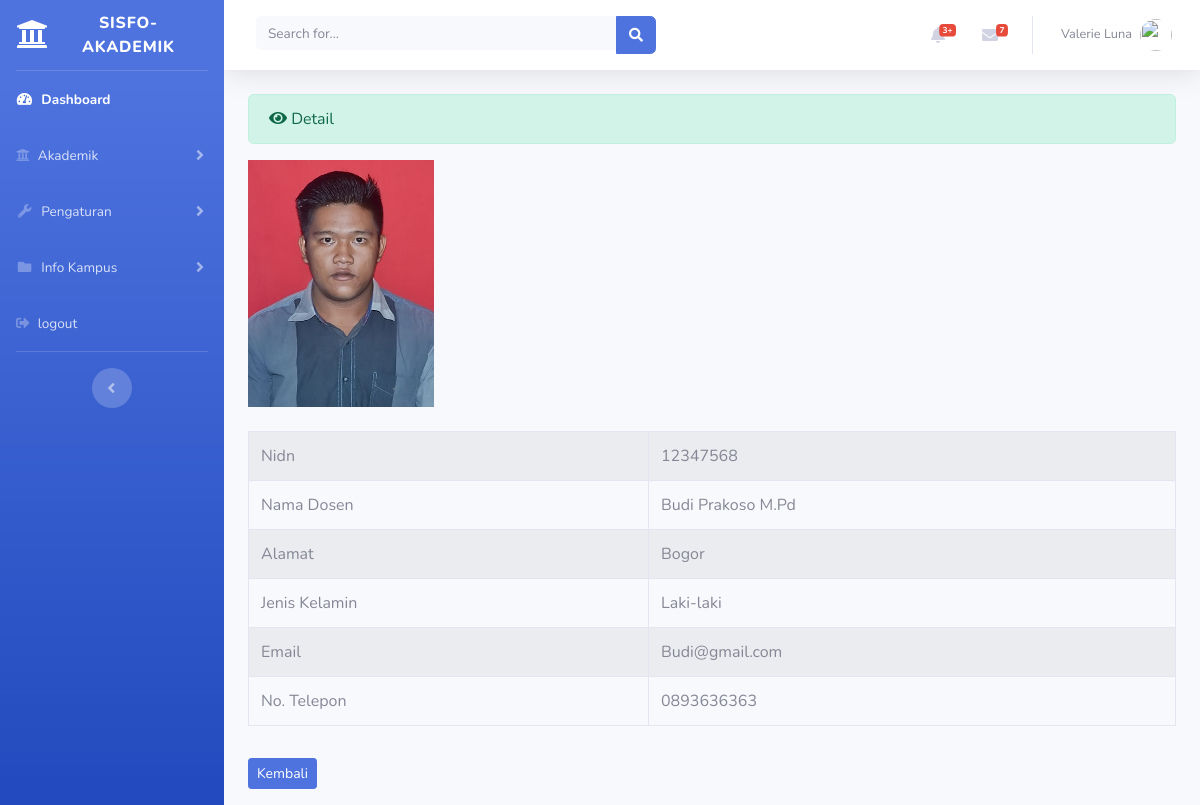
Page /index.php/administrator/dosen/detail/12347568 on the committed database.
### tables this page shows
CREATE TABLE `dosen` (
  `id_dosen` int(11) NOT NULL,
  `nidn` varchar(50) NOT NULL,
  `nama_dosen` varchar(50) NOT NULL,
  `alamat` varchar(50) NOT NULL,
  `jenis_kelamin` varchar(50) NOT NULL,
  `email` varchar(100) NOT NULL,
  `telp` varchar(50) NOT NULL,
  `photo` varchar(100) NOT NULL
);

### application/controllers/administrator/dosen.php (called while the page is built, shortened)
<?php
class Dosen extends CI_Controller{
	public function detail($id)
	{
		$data['detail'] = $this->dosen_model->ambil_id_dosen($id);
		$this->load->view('templates_administrator/header');
		$this->load->view('templates_administrator/sidebar');
		$this->load->view('administrator/dosen_detail', $data);
		$this->load->view('templates_administrator/footer');
	}
}

### index.php (called while the page is built, shortened)
<?php
require_once BASEPATH.'core/CodeIgniter.php';

### application/models/dosen_model.php (called while the page is built, shortened)
<?php
class Dosen_model extends CI_Model{
	public function ambil_id_dosen($id)
	{
		$hasil = $this->db->where('nidn',$id)->get('dosen');
		if($hasil->num_rows() > 0){
			return $hasil->result();
		}else {
			return false;
		}
	}
}

### application/views/administrator/dosen_detail.php (the view)
<div class="container-fluid">
	<div class="alert alert-success" role="alert">
		<i class="fas fa-eye"></i> Detail
  	</div>
  	<table class="table table-bordered table-hover table-striped">
  		<?php foreach($detail as $dt) : ?>
  			<img class="mb-4" src="<?php echo base_url('assets/uploads/').$dt->photo ?>" style="width: 20%">
  		<tr>
  			<td>Nidn</td>
  			<td><?php echo $dt->nidn; ?></td>
  		</tr>
  		<tr>
  			<td>Nama Dosen</td>
  			<td><?php echo $dt->nama_dosen; ?></td>
  		</tr>
  		<tr>
  			<td>Alamat</td>
  			<td><?php echo $dt->alamat; ?></td>
  		</tr>
  		<tr>
  			<td>Jenis Kelamin</td>
  			<td><?php echo $dt->jenis_kelamin; ?></td>
  		</tr>
  		<tr>
  			<td>Email</td>
  			<td><?php echo $dt->email; ?></td>
  		</tr>
  		<tr>
  			<td>No. Telepon</td>
  			<td><?php echo $dt->telp; ?></td>
  		</tr>
  	<?php endforeach; ?>
  	</table>
  	<?php echo anchor('administrator/dosen','<div class="btn btn-sm btn-primary mt-3 mb-3">Kembali</div>')?><br>
</div>

### rows in the picture
dosen: photo (picture), nidn "12347568", nama_dosen "Budi Prakoso M.Pd", alamat "Bogor", jenis_kelamin "Laki-laki", email "Budi@gmail.com", telp "0893636363"
